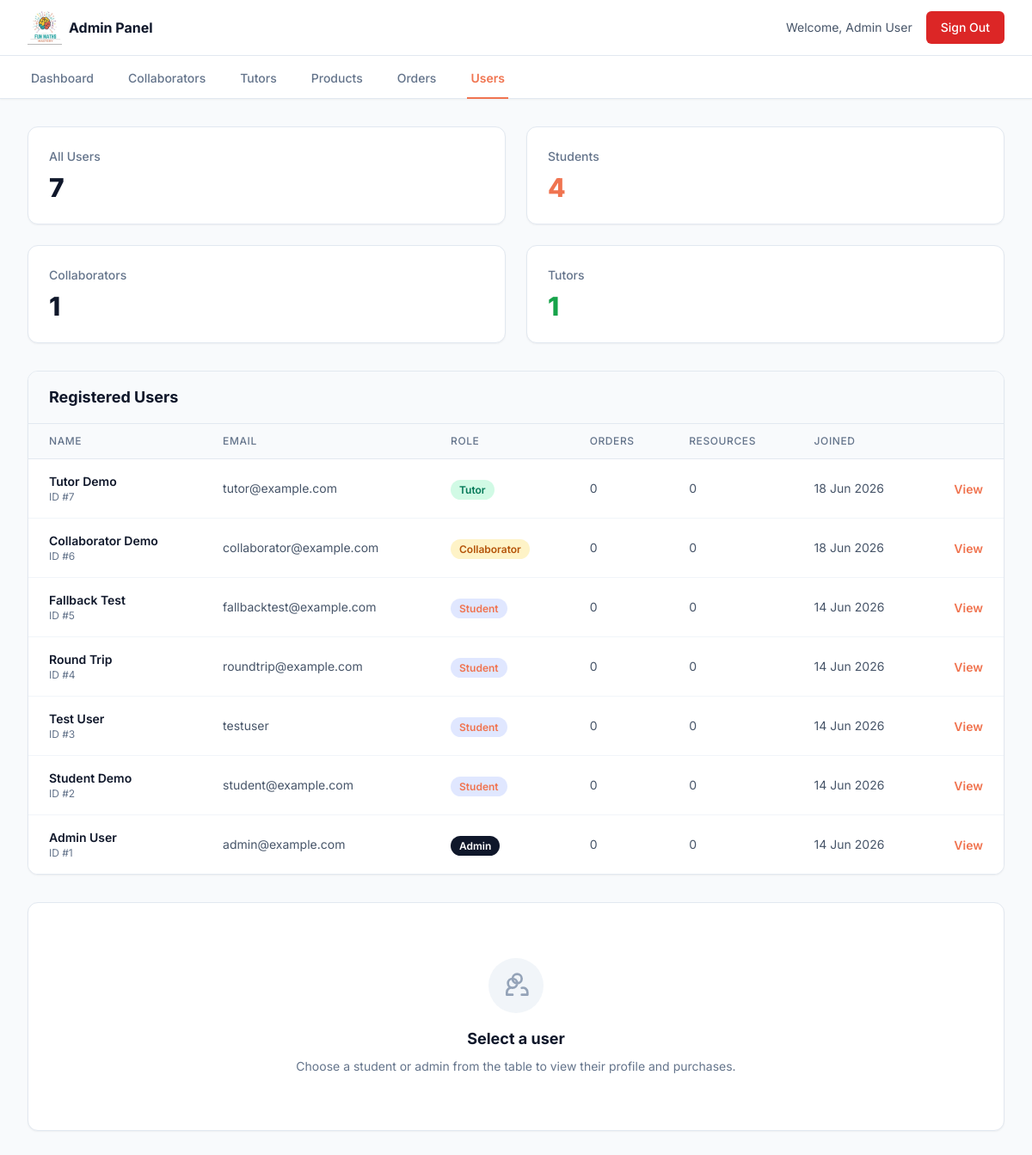
/app/admin/users.php (signed in), run on the app's committed database.
### tables this page shows
CREATE TABLE users (
            id INTEGER PRIMARY KEY AUTOINCREMENT,
            name TEXT NOT NULL,
            email TEXT UNIQUE NOT NULL,
            password TEXT NOT NULL,
            role TEXT DEFAULT 'student',
            created_at DATETIME DEFAULT CURRENT_TIMESTAMP
        , remember_token TEXT);

### app/admin/users.php (the view, shortened to what this page needs)
<?php
require_once __DIR__ . '/../config/db.php';
require_once __DIR__ . '/../config/functions.php';
$totalUsers = (int)$pdo->query("SELECT COUNT(*) FROM users")->fetchColumn();
$studentUsers = (int)$pdo->query("SELECT COUNT(*) FROM users WHERE role = 'student'")->fetchColumn();
$collaboratorUsers = (int)$pdo->query("SELECT COUNT(*) FROM users WHERE role = 'collaborator'")->fetchColumn();
$tutorUsers = (int)$pdo->query("SELECT COUNT(*) FROM users WHERE role = 'tutor'")->fetchColumn();
$stmt = $pdo->query("
    SELECT
        u.id,
        u.name,
        u.email,
        u.role,
        u.created_at,
        COUNT(DISTINCT o.id) AS order_count,
        COUNT(DISTINCT upa.product_id) AS product_count
    FROM users u
    LEFT JOIN orders o ON o.user_id = u.id
    LEFT JOIN user_product_access upa ON upa.user_id = u.id
    GROUP BY u.id
    ORDER BY u.created_at DESC, u.id DESC
");
$users = $stmt->fetchAll(PDO::FETCH_ASSOC);
$selectedUserId = isset($_GET['id']) ? (int)$_GET['id'] : 0;
$selectedUser = null;
$selectedProducts = [];
?>
    <div class="space-y-8">
        <section class="grid grid-cols-1 sm:grid-cols-2 xl:grid-cols-4 gap-6">
            <div class="bg-white rounded-xl border border-slate-200 p-6 shadow-sm">
                <p class="text-sm font-medium text-slate-500">All Users</p>
                <p class="mt-2 text-3xl font-extrabold text-slate-900"><?= $totalUsers ?></p>
            </div>
            <div class="bg-white rounded-xl border border-slate-200 p-6 shadow-sm">
                <p class="text-sm font-medium text-slate-500">Students</p>
                <p class="mt-2 text-3xl font-extrabold text-brand-600"><?= $studentUsers ?></p>
            </div>
            <div class="bg-white rounded-xl border border-slate-200 p-6 shadow-sm">
                <p class="text-sm font-medium text-slate-500">Collaborators</p>
                <p class="mt-2 text-3xl font-extrabold text-slate-900"><?= $collaboratorUsers ?></p>
            </div>
            <div class="bg-white rounded-xl border border-slate-200 p-6 shadow-sm">
                <p class="text-sm font-medium text-slate-500">Tutors</p>
                <p class="mt-2 text-3xl font-extrabold text-green-600"><?= $tutorUsers ?></p>
            </div>
        </section>
        <section class="grid grid-cols-1 xl:grid-cols-3 gap-8">
            <div class="xl:col-span-2 bg-white rounded-xl border border-slate-200 shadow-sm overflow-hidden">
                <div class="px-6 py-4 border-b border-slate-200 bg-slate-50">
                    <h1 class="text-lg font-bold text-slate-900">Registered Users</h1>
                </div>
                <div class="overflow-x-auto">
                    <table class="min-w-full divide-y divide-slate-200">
                        <thead class="bg-slate-50">
                            <tr>
                                <th class="px-6 py-3 text-left text-xs font-medium text-slate-500 uppercase tracking-wider">Name</th>
                                <th class="px-6 py-3 text-left text-xs font-medium text-slate-500 uppercase tracking-wider">Email</th>
                                <th class="px-6 py-3 text-left text-xs font-medium text-slate-500 uppercase tracking-wider">Role</th>
                                <th class="px-6 py-3 text-left text-xs font-medium text-slate-500 uppercase tracking-wider">Orders</th>
                                <th class="px-6 py-3 text-left text-xs font-medium text-slate-500 uppercase tracking-wider">Resources</th>
                                <th class="px-6 py-3 text-left text-xs font-medium text-slate-500 uppercase tracking-wider">Joined</th>
                                <th class="px-6 py-3"></th>
                            </tr>
                        </thead>
                        <tbody class="bg-white divide-y divide-slate-100">
                            <?php if (empty($users)): ?>
                                <tr>
                                    <td colspan="7" class="px-6 py-8 text-center text-slate-500">No users found.</td>
                                </tr>
                            <?php else: ?>
                                <?php foreach ($users as $user): ?>
                                    <tr class="<?= $selectedUserId === (int)$user['id'] ? 'bg-brand-50/60' : '' ?>">
                                        <td class="px-6 py-4 whitespace-nowrap">
                                            <div class="text-sm font-semibold text-slate-900"><?= h($user['name']) ?></div>
                                            <div class="text-xs text-slate-500">ID #<?= $user['id'] ?></div>
                                        </td>
                                        <td class="px-6 py-4 whitespace-nowrap text-sm text-slate-600"><?= h($user['email']) ?></td>
                                        <td class="px-6 py-4 whitespace-nowrap">
                                            <span class="px-2.5 py-1 rounded-full text-xs font-semibold <?= $user['role'] === 'admin' ? 'bg-slate-900 text-white' : ($user['role'] === 'tutor' ? 'bg-emerald-100 text-emerald-700' : ($user['role'] === 'collaborator' ? 'bg-amber-100 text-amber-700' : 'bg-brand-100 text-brand-700')) ?>">
                                                <?= ucfirst($user['role']) ?>
                                            </span>
                                        </td>
                                        <td class="px-6 py-4 whitespace-nowrap text-sm text-slate-600"><?= (int)$user['order_count'] ?></td>
                                        <td class="px-6 py-4 whitespace-nowrap text-sm text-slate-600"><?= (int)$user['product_count'] ?></td>
                                        <td class="px-6 py-4 whitespace-nowrap text-sm text-slate-600"><?= date('d M Y', strtotime($user['created_at'])) ?></td>
                                        <td class="px-6 py-4 whitespace-nowrap text-right">
                                            <a href="users.php?id=<?= $user['id'] ?>" class="text-sm font-semibold text-brand-600 hover:text-brand-700">View</a>
                                        </td>
                                    </tr>
                                <?php endforeach; ?>
                            <?php endif; ?>
                        </tbody>
                    </table>
                </div>
            </div>
            <aside class="bg-white rounded-xl border border-slate-200 shadow-sm p-6">
                <?php if ($selectedUser): ?>
                    <div class="mb-6">
                        <p class="text-sm font-semibold text-brand-600 uppercase tracking-wide mb-2">User Profile</p>
                        <h2 class="text-2xl font-extrabold text-slate-900"><?= h($selectedUser['name']) ?></h2>
                        <p class="text-sm text-slate-500 mt-2"><?= h($selectedUser['email']) ?></p>
                    </div>
                    <div class="space-y-3 text-sm mb-6">
                        <div>
                            <span class="font-semibold text-slate-900">Role:</span>
                            <span class="ml-2 px-2.5 py-1 rounded-full text-xs font-semibold <?= $selectedUser['role'] === 'admin' ? 'bg-slate-900 text-white' : ($selectedUser['role'] === 'tutor' ? 'bg-emerald-100 text-emerald-700' : ($selectedUser['role'] === 'collaborator' ? 'bg-amber-100 text-amber-700' : 'bg-brand-100 text-brand-700')) ?>">
                                <?= ucfirst($selectedUser['role']) ?>
                            </span>
                        </div>
                        <div>
                            <span class="font-semibold text-slate-900">Joined:</span>
                            <span class="ml-2 text-slate-600"><?= date('d M Y, H:i', strtotime($selectedUser['created_at'])) ?></span>
                        </div>
                        <div>
                            <span class="font-semibold text-slate-900">Purchased resources:</span>
                            <span class="ml-2 text-slate-600"><?= count($selectedProducts) ?></span>
                        </div>
                    </div>
                    <div class="border-t border-slate-200 pt-4">
                        <h3 class="font-bold text-slate-900 mb-4">Recent Purchases</h3>
                        <div class="space-y-3">
                            <?php if (empty($selectedProducts)): ?>
                                <p class="text-sm text-slate-500">No purchases recorded yet.</p>
                            <?php else: ?>
                                <?php foreach ($selectedProducts as $product): ?>
                                    <div class="rounded-lg border border-slate-200 p-4">
                                        <div class="flex items-start justify-between gap-3">
                                            <div>
                                                <div class="font-semibold text-slate-900"><?= h($product['title']) ?></div>
                                                <div class="text-xs text-slate-500 mt-1"><?= h($product['category'] ?? 'Resource') ?> • <?= strtoupper($product['file_type']) ?></div>
                                            </div>
                                            <div class="text-sm font-bold text-slate-900">R <?= number_format($product['price'], 2) ?></div>
                                        </div>
                                        <div class="text-xs text-slate-500 mt-2">Purchased: <?= date('d M Y, H:i', strtotime($product['purchase_date'])) ?></div>
                                    </div>
                                <?php endforeach; ?>
                            <?php endif; ?>
                        </div>
                    </div>
                <?php else: ?>
                    <div class="h-full flex flex-col justify-center text-center py-10">
                        <div class="w-16 h-16 mx-auto rounded-full bg-slate-100 flex items-center justify-center text-slate-400 mb-4">
                            <svg class="w-8 h-8" fill="none" stroke="currentColor" viewBox="0 0 24 24"><path stroke-linecap="round" stroke-linejoin="round" stroke-width="2" d="M17 20h5v-2a4 4 0 00-5-4M9 20H4v-2a4 4 0 015-4m8-8a4 4 0 11-8 0 4 4 0 018 0zm-8 8a4 4 0 100-8 4 4 0 000 8z"></path></svg>
                        </div>
                        <h2 class="text-lg font-bold text-slate-900">Select a user</h2>
                        <p class="text-sm text-slate-500 mt-2">Choose a student or admin from the table to view their profile and purchases.</p>
                    </div>
                <?php endif; ?>
            </aside>
        </section>
    </div>

### data on the page
users: name "Tutor Demo", id "7", email "tutor@example.com", role "Tutor", order_count "0", product_count "0", created_at "18 Jun 2026"
users: name "Collaborator Demo", id "6", email "collaborator@example.com", role "Collaborator", order_count "0", product_count "0", created_at "18 Jun 2026"
users: name "Fallback Test", id "5", email "fallbacktest@example.com", role "Student", order_count "0", product_count "0", created_at "14 Jun 2026"
users: name "Round Trip", id "4", email "roundtrip@example.com", role "Student", order_count "0", product_count "0", created_at "14 Jun 2026"
users: name "Test User", id "3", email "testuser", role "Student", order_count "0", product_count "0", created_at "14 Jun 2026"
users: name "Student Demo", id "2", email "student@example.com", role "Student", order_count "0", product_count "0", created_at "14 Jun 2026"
users: name "Admin User", id "1", email "admin@example.com", role "Admin", order_count "0", product_count "0", created_at "14 Jun 2026"

### other printed values
$_SESSION['user_name'] "Admin User"
$label "Dashboard"
$label "Collaborators"
$label "Tutors"
$label "Products"
$label "Orders"
$label "Users"
$totalUsers "7"
$studentUsers "4"
$collaboratorUsers "1"
$tutorUsers "1"
